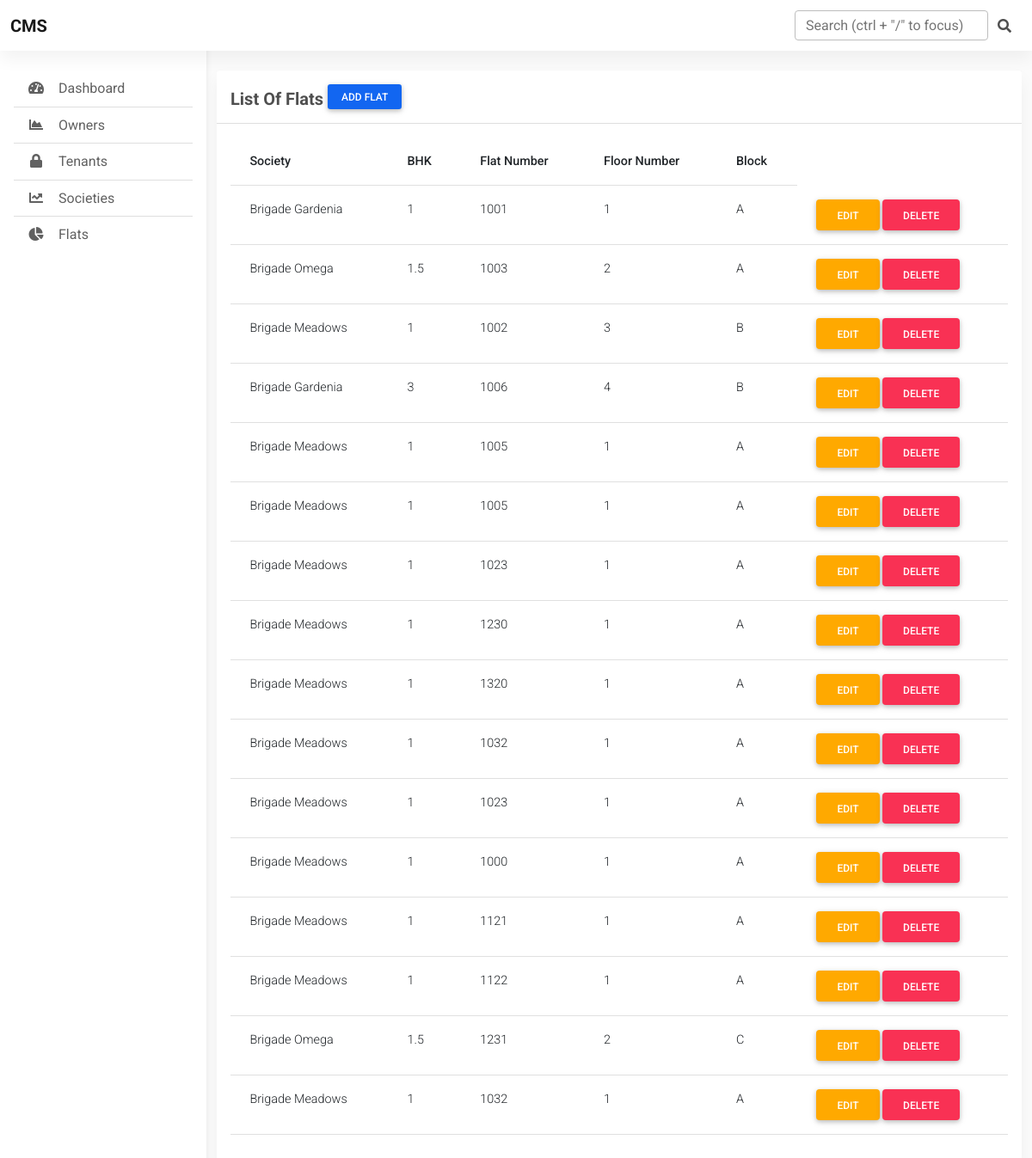
/dashboard/flat/, run on the app's committed database.
### society/models.py (models this page shows, shortened)
class Flat(models.Model):
    society = models.ForeignKey(Society, on_delete=models.CASCADE)
    bhk = models.CharField(max_length=5, choices=BHK_CHOICES)
    number = models.PositiveIntegerField()
    floor_no = models.PositiveIntegerField()
    block = models.CharField(max_length=1)
    created_at = models.DateTimeField(auto_now_add=True)
    updated_at = models.DateTimeField(auto_now=True)

class Society(models.Model):
    name = models.CharField(max_length=20)
    location = models.CharField(max_length=20)
    image = models.ImageField(upload_to=society_image_upload_path, null=True, blank=True)
    owner_company = models.CharField(max_length=20, null=True , blank=True)
    secretary = models.ForeignKey('accounts.CustomUser', on_delete=models.SET_NULL, null=True, blank=True)
    created_at = models.DateTimeField(auto_now_add=True)
    updated_at = models.DateTimeField(auto_now=True)
    class Meta:
        verbose_name_plural = 'Societies'
    def __str__(self):
        return self.name

### dashboard/views.py (the view)
# urls.py: path('flat/', views.ListFlatView, name='flats'),
def ListFlatView(request):
    flats = Flat.objects.all()
    context = {
        'flats': flats,
    }
    return render(request, 'dashboard/flats.html', context)

### dashboard/templates/dashboard/flats.html (shortened to what this page needs)
{% extends 'dashboard/base.html' %}
{% load static %}
{% block content %}
    <section class="mb-4">
        <div class="card">
          <div class="card-header text-left py-3">
            <h5 class="mb-0 text-left">
              <strong>List Of Flats</strong>
              <a href="{% url 'add-flat' %}" class="btn btn-primary btn-sm " role="button" aria-disabled="true">Add Flat </a>
            </h5>
          </div>
          <div class="card-body">
            <div class="table-responsive">
              <table class="table table-hover text-nowrap">
                <thead>
                  <tr>
                    <th scope="col">Society</th>
                    <th scope="col">BHK</th>
                    <th scope="col">Flat Number</th>
                    <th scope="col">Floor Number</th>
                    <th scope="col">Block</th>
                  </tr>
                </thead>
                <tbody>
                    {% for flat in flats %}
                  <tr>
                    <td>{{flat.society}}</td>
                    <td>{{flat.bhk}}</td>
                    <td>{{flat.number}}</td>
                    <td>{{flat.floor_no}}</td>
                    <td>{{flat.block}}</td>
                    <td>
                      <a href="{% url 'edit-flat' flat.id %}" type="button" class="btn btn-warning">Edit</a>
                      <a href="{% url 'delete-flat' flat.id %}" type="button" class="btn btn-danger">Delete</a>
                    </td>
                  </tr>
                  {% endfor %}
                </tbody>
              </table>
            </div>
          </div>
        </div>
      </section>
{% endblock %}

### dashboard/static/dashboard/css/admin.css (style rules this page uses)
body { background-color: #fbfbfb; }

### data on the page
Flat: society "Brigade Gardenia", bhk "1", number "1001", floor_no "1", block "A"
Flat: society "Brigade Omega", bhk "1.5", number "1003", floor_no "2", block "A"
Flat: society "Brigade Meadows", bhk "1", number "1002", floor_no "3", block "B"
Flat: society "Brigade Gardenia", bhk "3", number "1006", floor_no "4", block "B"
Flat: society "Brigade Meadows", bhk "1", number "1005", floor_no "1", block "A"
Flat: society "Brigade Meadows", bhk "1", number "1005", floor_no "1", block "A"
Flat: society "Brigade Meadows", bhk "1", number "1023", floor_no "1", block "A"
Flat: society "Brigade Meadows", bhk "1", number "1230", floor_no "1", block "A"
Flat: society "Brigade Meadows", bhk "1", number "1320", floor_no "1", block "A"
Flat: society "Brigade Meadows", bhk "1", number "1032", floor_no "1", block "A"
Flat: society "Brigade Meadows", bhk "1", number "1023", floor_no "1", block "A"
Flat: society "Brigade Meadows", bhk "1", number "1000", floor_no "1", block "A"
Flat: society "Brigade Meadows", bhk "1", number "1121", floor_no "1", block "A"
Flat: society "Brigade Meadows", bhk "1", number "1122", floor_no "1", block "A"
Flat: society "Brigade Omega", bhk "1.5", number "1231", floor_no "2", block "C"
Flat: society "Brigade Meadows", bhk "1", number "1032", floor_no "1", block "A"
